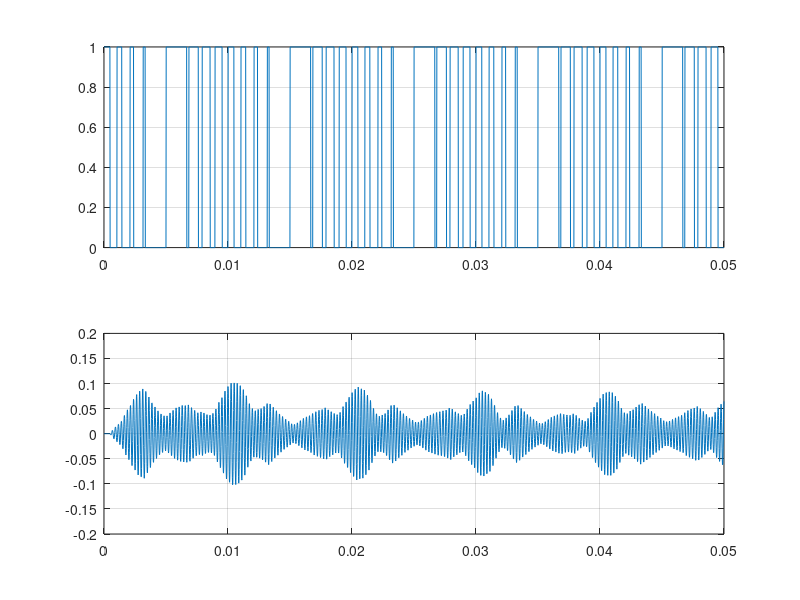
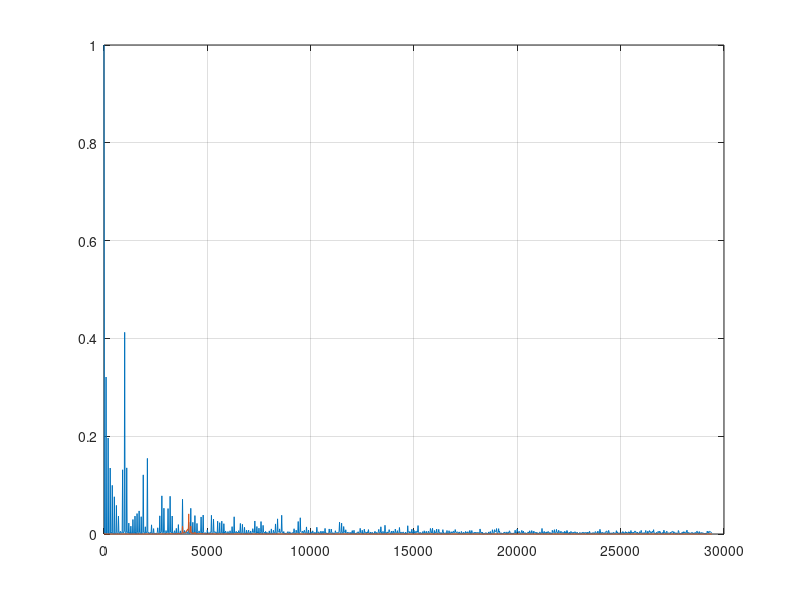

Recreate these plots in MATLAB, in order.
clc;
clear;

Fs = 1/17.0e-6;
Fb = 3900;
Fh = 4100;
n = 2;
[b,a] = butter(n,[Fb Fh]/(Fs/2));

t = 0:1/Fs:0.05;
freq=4000;
x=0;

s = sawtooth(2*pi*100*t+pi);
m = 0.75*sin(2*pi*1000*t);
n = length(s);

for i=1:n
    if m(i)>=s(i)
        pwm(i)=1;
    elseif m(i)<=s(i)
        pwm(i)=0;
    end
end
x = pwm;

      
%for j = 1:+2:15
      
      %x = (1/j)*sin(2*pi*j*freq*t)+x;
%end

N = length(t);

y = zeros(1,N);
for i = 5:N
    
%0.15e-6    %y(i) = 1.0e-03*0.0877*x(i) - 1.0e-03*0.1753*x(i-2) + 1.0e-03*0.0877*x(i-4) +...
                   %3.6945*y(i-1) - 5.3858*y(i-2) + 3.6456*y(i-3) - 0.9737*y(i-4);
            %0.0001         0   -0.0002         0    0.0001    1.0000   -3.6945    5.3858   -3.6456    0.9737

             y(i) = 0.0001*x(i) - 0.0002*x(i-2) + 0.0001*x(i-4) +...
                    3.6131*y(i-1) - 5.2337*y(i-2) + 3.5590*y(i-3) - 0.9702*y(i-4);
%0.17e-6    %0.0001         0   -0.0002         0    0.0001    1.0000   -3.6131    5.2337   -3.5590    0.9702
end

gain = 1.33779;

y = gain*y;

figure(1);
subplot(2,1,1);
plot(t,x)
grid on;
subplot(2,1,2);
plot(t,y)
grid on;

X = 2*abs( fft(x) )/ N;
Y = 2*abs( fft(y) )/ N;
f = (0:(N/2))*Fs/N;

figure(2);
plot(f,X(1:N/2+1),f,Y(1:N/2+1));
grid on;